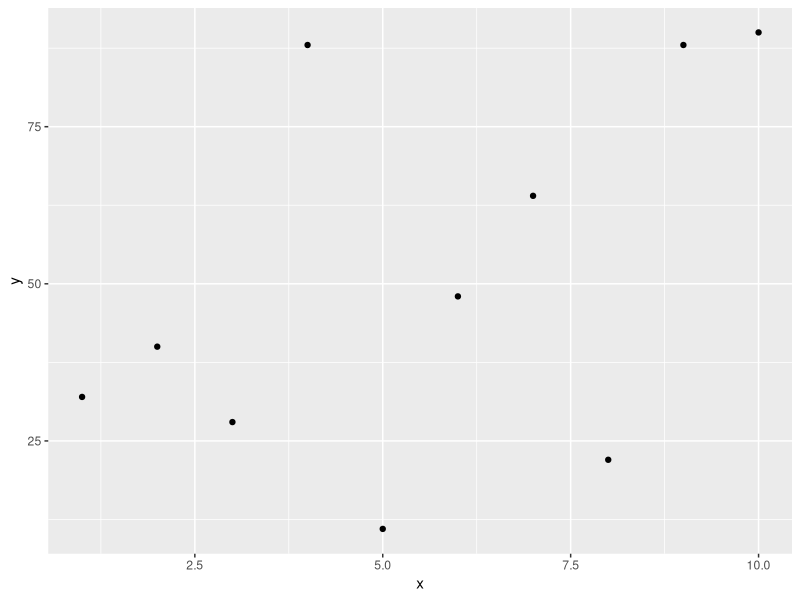

The R source for this figure:
## ---- chunk 1
example.vector1 <- 1:10
mean(example.vector1)
## ---- chunk 2
# Examples of built in functions 
example.vector1 <- c(5,2,3,7,1,1,2,9,9)

# a function that calculates the mean
mean(example.vector1) 

# a function to index specific values
which(example.vector1==3)

## ---- chunk 3
# the syntax for declaring functions, note the {} after function()

log10_add <- function(input1,input2){   # all the inputs are specified within the ( )
  cat("This is a custom function \n")   
  cat("The inputs are = ",input1,input2,"\n")  # showing you the inputs 
  output <- log10(input1) + log10(input2)       # creating an output within the function
  cat("The output is = ",output,"\n")          # print the output
  return(output)                               # return specifies the output
}

# Now we can call our custom functions like this
log10_add(100,1000)

# Note that the variable output is not created in our workspace 
ls()

# in order to save the result of a function to a variable we have to assign it to a variable
test.output <- log10_add(100,1000)
test.output
## ---- chunk 4
# install.packages("ggplot2")
## ---- chunk 5
library(ggplot2)
require(ggplot2)
## ---- chunk 6
x <- seq(1,10)
y <- sample(1:100,10,replace=T)
ggplot(data.frame(x,y), aes(x,y)) + geom_point()
## ---- chunk 7
N <- 3
for ( i in 1:N ){
    cat("Processing loop number = ",i,"\n")
}
## ---- chunk 8
for ( outer in 1:3 ){
    cat("Processing Outer Loop #", outer, "\n")
  for ( inner in 1:2 ){
      cat("Processing |_ Inner Loop #", inner, "\n")
    }
}
## ---- chunk 9
example.vector <- seq(1,25,by= 2)
# Loop over individual elements in example.vector
for( i in example.vector){
    if( i < 10 ){
        cat(i, "is smaller than 10 \n") 
    } else if ( 10 <= i & i <= 20){
        cat(i, "is in the interval [10,20] \n")
    } else {
        cat(i, "is larger than 20 \n")
    }
}
## ---- chunk 10
example.vector1
2 * example.vector1
1 + example.vector1
example.vector1 ^2
## ---- chunk 11
example.vector1 %*% example.vector1
## ---- chunk 12
example.matrix1 <- matrix(c(1,1,1,2,2,2), nrow = 2, ncol = 3, byrow= TRUE)
example.matrix1
2 * example.matrix1
example.matrix1 ^ 2
example.matrix1 - 1
## ---- chunk 13
# t() is transposing the matrix
example.matrix1 %*% t(example.matrix1)
# Note the dimensions 2 x 3 %*% 3 x 2  = 2 x 2 
## ---- chunk 14
# creating a diagonal matrix with the first input as values on the diagonal
diag(2,nrow = 3)

# calculating the inverse of a matrix
A <- matrix(c(2,-3,1,0.5),nrow = 2)
solve(A)

# we can check this by 
A %*% solve(A) # which results in an identity matrix 

## ---- chunk 15
scores <- sample(c("NP","P","LP","HP","H"), 20, replace = TRUE)
names(scores) <- paste0("student", 1:length(scores))
print(scores)
standard_letter_grades <- c("H" = "A", "HP" = "B", "LP" = "C", "P" = "D", "NP" = "F")
## ---- chunk 16
lab2_challenge <- function(input_scores, conversion_table){
  
  cat("Total number of students = ", length(input_scores), "\n")
  
  student_letter_grade <- unname(conversion_table[input_scores])
  names(student_letter_grade) <- names(input_scores)
  
  output_list <- list()
  output_list[["Overview"]] <- table(student_letter_grade)
  output_list[["LetterGrade"]] <- student_letter_grade
  for(grade in unique(conversion_table)){
    output_list[[grade]] <- names(student_letter_grade[student_letter_grade == grade]  )
    cat(length(output_list[[grade]]), "students received ", grade, "\n")
  }
  return(output_list)
}

lab2_challenge(scores, standard_letter_grades)

